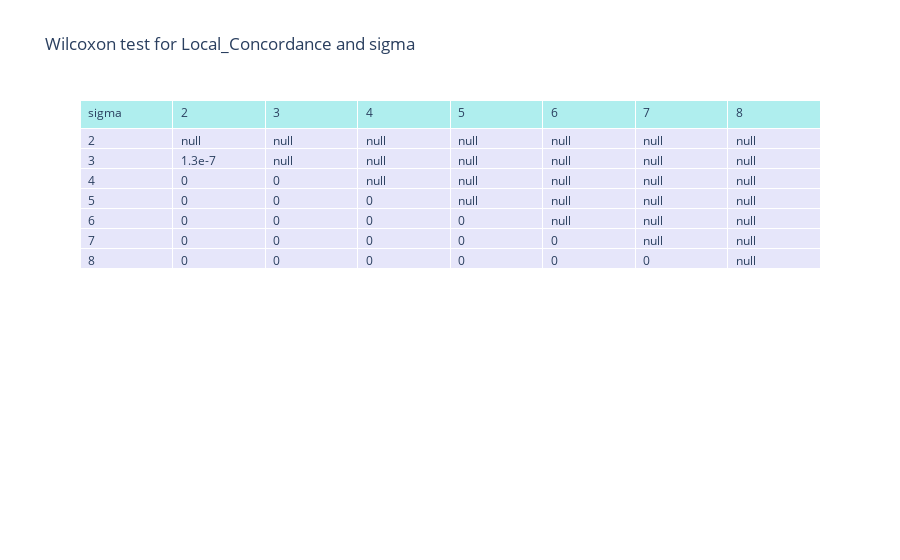
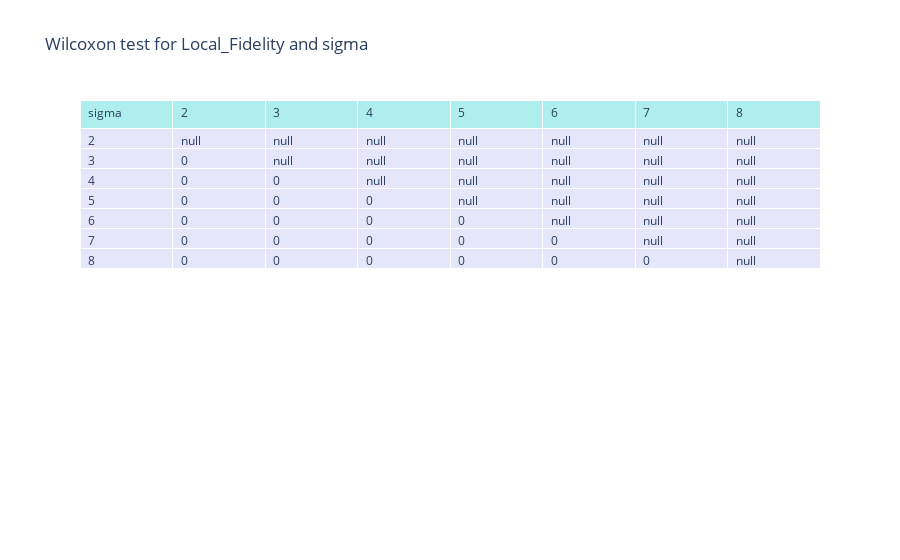
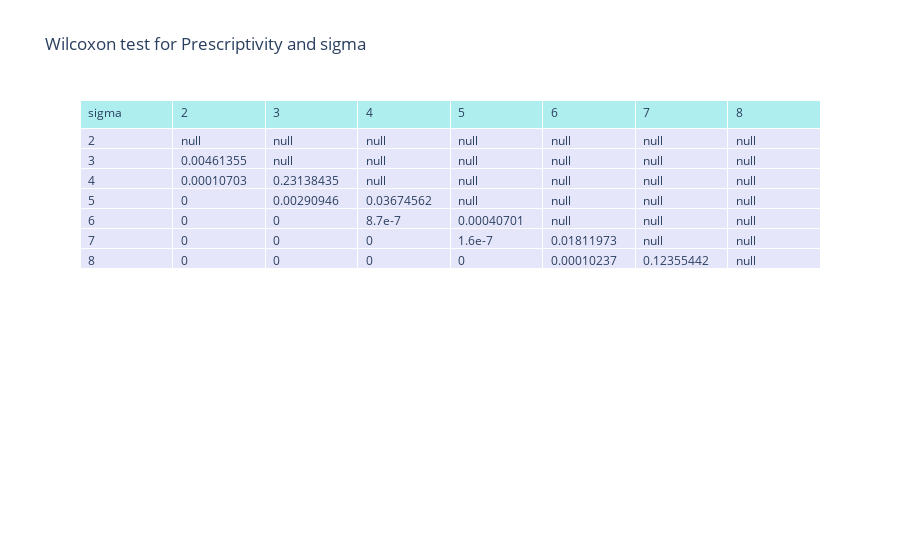
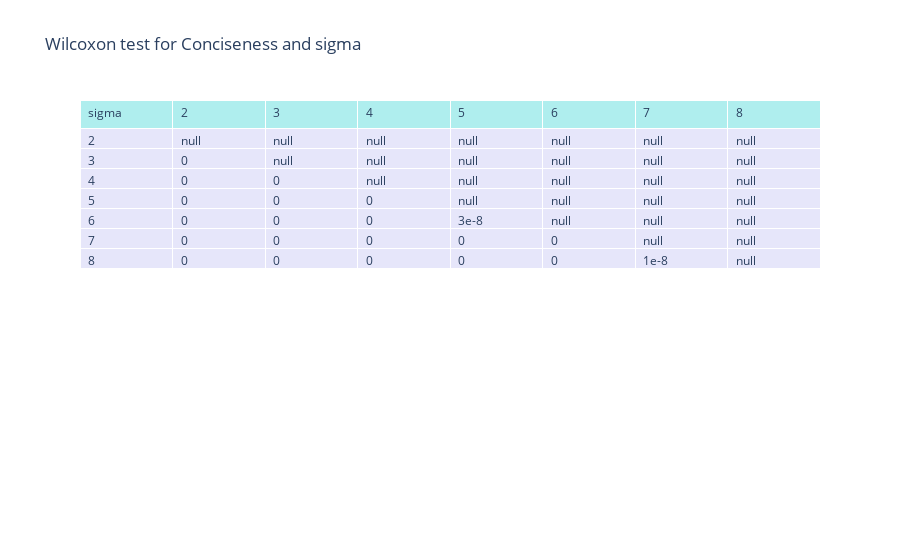

Notebook code for these charts, in order:
### Code cell
# Segundo caso: comprobar cómo varía sigma 
# DF Wilcoxon NxN: each row and column is a max_examples value and each cell is the p-value of the Wilcoxon test between the max_examples values
# Just for LIME
cases_sigma = df["sigma"].unique()[:-2]
for m in metrics:
    df_wilcoxon = pd.DataFrame(index=cases_sigma, columns=cases_sigma)
    dfs = []
    for s in cases_sigma:
        df_s = df[(df["sigma"] == s) & (df["xai_model"] == "LIME")]
        if len(df_s) > 0:
            dfs.append(df_s)
    for i in range(len(dfs)):
        for j in range(i+1, len(dfs)):
            # write the p-value of the Wilcoxon test in the cell (i,j) with at most 4 decimals
            df_wilcoxon.iloc[i,j] = wilcoxon(dfs[i][m], dfs[j][m]).pvalue.round(8)
            
    # Plot the table with the p-values of the Wilcoxon test and color the cells
    fig = go.Figure(data=[go.Table( 
        header=dict(values=["sigma"] + list(cases_sigma),
                    fill_color='paleturquoise',
                    align='left'),
        cells=dict(values=[cases_sigma] + [df_wilcoxon.iloc[i].values for i in range(len(df_wilcoxon))],
                     fill_color='lavender',
                        align='left'))
    ])
    fig.update_layout(title=f"Wilcoxon test for {m} and sigma")
    fig.show()

### Figure 1 — Plotly figure (JSON) as saved in the notebook; plotly's stock layout.template omitted (floating-point values rounded to 4 significant figures)
{"data": [{"cells": {"align": "left", "fill": {"color": "lavender"}, "values": [[2, 3, 4, 5, 6, 7, 8], [null, 1.3e-07, 0, 0, 0, 0, 0], [null, null, 0, 0, 0, 0, 0], [null, null, null, 0, 0, 0, 0], [null, null, null, null, 0, 0, 0], [null, null, null, null, null, 0, 0], [null, null, null, null, null, null, 0], [null, null, null, null, null, null, null]]}, "header": {"align": "left", "fill": {"color": "paleturquoise"}, "values": ["sigma", 2, 3, 4, 5, 6, 7, 8]}, "type": "table"}], "layout": {"title": {"text": "Wilcoxon test for Local_Concordance and sigma"}}}

### Figure 2 — Plotly figure (JSON) as saved in the notebook; plotly's stock layout.template omitted (floating-point values rounded to 4 significant figures)
{"data": [{"cells": {"align": "left", "fill": {"color": "lavender"}, "values": [[2, 3, 4, 5, 6, 7, 8], [null, 0, 0, 0, 0, 0, 0], [null, null, 0, 0, 0, 0, 0], [null, null, null, 0, 0, 0, 0], [null, null, null, null, 0, 0, 0], [null, null, null, null, null, 0, 0], [null, null, null, null, null, null, 0], [null, null, null, null, null, null, null]]}, "header": {"align": "left", "fill": {"color": "paleturquoise"}, "values": ["sigma", 2, 3, 4, 5, 6, 7, 8]}, "type": "table"}], "layout": {"title": {"text": "Wilcoxon test for Local_Fidelity and sigma"}}}

### Figure 3 — Plotly figure (JSON) as saved in the notebook; plotly's stock layout.template omitted (floating-point values rounded to 4 significant figures)
{"data": [{"cells": {"align": "left", "fill": {"color": "lavender"}, "values": [[2, 3, 4, 5, 6, 7, 8], [null, 0.004614, 0.000107, 0, 0, 0, 0], [null, null, 0.2314, 0.002909, 0, 0, 0], [null, null, null, 0.03675, 8.7e-07, 0, 0], [null, null, null, null, 0.000407, 1.6e-07, 0], [null, null, null, null, null, 0.01812, 0.0001024], [null, null, null, null, null, null, 0.1236], [null, null, null, null, null, null, null]]}, "header": {"align": "left", "fill": {"color": "paleturquoise"}, "values": ["sigma", 2, 3, 4, 5, 6, 7, 8]}, "type": "table"}], "layout": {"title": {"text": "Wilcoxon test for Prescriptivity and sigma"}}}

### Figure 4 — Plotly figure (JSON) as saved in the notebook; plotly's stock layout.template omitted (floating-point values rounded to 4 significant figures)
{"data": [{"cells": {"align": "left", "fill": {"color": "lavender"}, "values": [[2, 3, 4, 5, 6, 7, 8], [null, 0, 0, 0, 0, 0, 0], [null, null, 0, 0, 0, 0, 0], [null, null, null, 0, 0, 0, 0], [null, null, null, null, 3e-08, 0, 0], [null, null, null, null, null, 0, 0], [null, null, null, null, null, null, 1e-08], [null, null, null, null, null, null, null]]}, "header": {"align": "left", "fill": {"color": "paleturquoise"}, "values": ["sigma", 2, 3, 4, 5, 6, 7, 8]}, "type": "table"}], "layout": {"title": {"text": "Wilcoxon test for Conciseness and sigma"}}}
